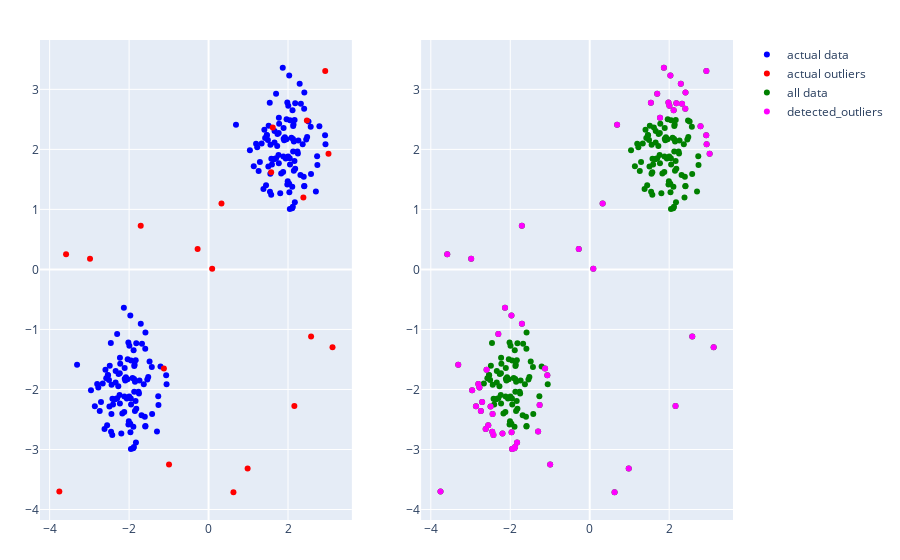

Notebook code for this chart:
### Code cell
import plotly.graph_objects as go
import plotly.express as px
from plotly.subplots import make_subplots

fig = make_subplots(rows=1, cols=2, row_heights=[400], column_widths=[500, 500])

subfig = px.scatter(X, x='x', y='y', color_discrete_sequence=['blue'])
subfig.data[0].name="actual data"
subfig.data[0].showlegend=True
fig.add_trace(subfig.data[0], row=1, col=1)
# subfig.data[0].showlegend=False
# fig.add_trace(subfig.data[0], row=1, col=2)

fig.add_trace(
    go.Scatter(x=X_outliers['x'], y=X_outliers['y'], mode='markers',
               marker=dict(color='red')
               , name="actual outliers"
              ),
    row=1, col=1
)

fig.add_trace(
    go.Scatter(x=X_all['x'], y=X_all['y'], mode='markers',
               marker=dict(color='green'),
               name="all data"
              ),
    row=1, col=2
)


fig.add_trace(
    go.Scatter(x=outliers_pred['x'], y=outliers_pred['y'], mode='markers',
              marker=dict(color='magenta'),
               name="detected_outliers"
              ),
    row=1, col=2
)

fig.update_layout(margin=dict(l=40, r=40, t=40, b=40))

fig.show()

### Figure 1 — Plotly figure (JSON) as saved in the notebook; plotly's stock layout.template omitted (floating-point values rounded to 4 significant figures; data arrays with more than 128 entries replaced by an {"elided": "..."} marker saying what was removed)
{"data": [{"hovertemplate": "x=%{x}<br>y=%{y}<extra></extra>", "legendgroup": "", "marker": {"color": "blue", "symbol": "circle"}, "mode": "markers", "name": "actual data", "orientation": "v", "showlegend": true, "type": "scatter", "x": {"elided": "200 float values"}, "xaxis": "x", "y": {"elided": "200 float values"}, "yaxis": "y"}, {"marker": {"color": "red"}, "mode": "markers", "name": "actual outliers", "type": "scatter", "x": [3.019, 1.576, -1.124, 2.475, 2.937, 0.09074, 2.386, 1.616, 3.12, -0.9953, 0.6262, -0.2752, -1.708, -3.756, 2.581, -2.984, 2.16, 0.9831, -3.587, 0.3251], "xaxis": "x", "y": [1.926, 1.62, -1.651, 2.481, 3.306, 0.01213, 1.2, 2.366, -1.296, -3.248, -3.712, 0.3412, 0.7267, -3.701, -1.118, 0.1779, -2.273, -3.317, 0.2508, 1.099], "yaxis": "y"}, {"marker": {"color": "green"}, "mode": "markers", "name": "all data", "type": "scatter", "x": {"elided": "220 float values"}, "xaxis": "x2", "y": {"elided": "220 float values"}, "yaxis": "y2"}, {"marker": {"color": "magenta"}, "mode": "markers", "name": "detected_outliers", "type": "scatter", "x": [-1.879, -2.862, -2.454, -1.966, -2.301, -1.896, -2.739, -1.828, -2.553, -3.31, -1.954, -1.261, -2.196, -2.708, -2.959, -1.97, -1.299, -1.707, -2.495, -2.775, -2.804, -2.618, -1.067, -2.596, -2.445, -2.132, -2.423, 2.324, 2.79, 1.699, 1.77, 2.406, 2.181, 1.982, 0.6901, 2.943, 2.03, 2.293, 1.54, 2.114, 2.933, 2.411, 2.007, 1.868, 3.019, -1.124, 2.937, 0.09074, 3.12, -0.9953, 0.6262, -0.2752, -1.708, -3.756, 2.581, -2.984, 2.16, 0.9831, -3.587, 0.3251], "xaxis": "x2", "y": [-2.957, -2.281, -2.706, -2.712, -1.074, -2.98, -2.36, -2.882, -2.598, -1.589, -2.994, -2.259, -2.732, -2.21, -2.013, -0.7684, -2.701, -0.9048, -2.283, -1.966, -1.908, -2.66, -1.763, -1.672, -2.408, -0.6399, -2.757, 2.762, 2.384, 2.926, 2.529, 2.678, 2.769, 2.782, 2.411, 2.087, 3.232, 3.095, 2.775, 2.654, 2.237, 2.948, 2.727, 3.36, 1.926, -1.651, 3.306, 0.01213, -1.296, -3.248, -3.712, 0.3412, 0.7267, -3.701, -1.118, 0.1779, -2.273, -3.317, 0.2508, 1.099], "yaxis": "y2"}], "layout": {"autosize": true, "margin": {"b": 40, "l": 40, "r": 40, "t": 40}, "xaxis": {"anchor": "y", "autorange": true, "domain": [0, 0.45], "range": [-4.209, 3.573], "type": "linear"}, "xaxis2": {"anchor": "y2", "autorange": true, "domain": [0.55, 1], "range": [-4.209, 3.573], "type": "linear"}, "yaxis": {"anchor": "x", "autorange": true, "domain": [0, 1], "range": [-4.196, 3.844], "type": "linear"}, "yaxis2": {"anchor": "x2", "autorange": true, "domain": [0, 1], "range": [-4.196, 3.844], "type": "linear"}}}
